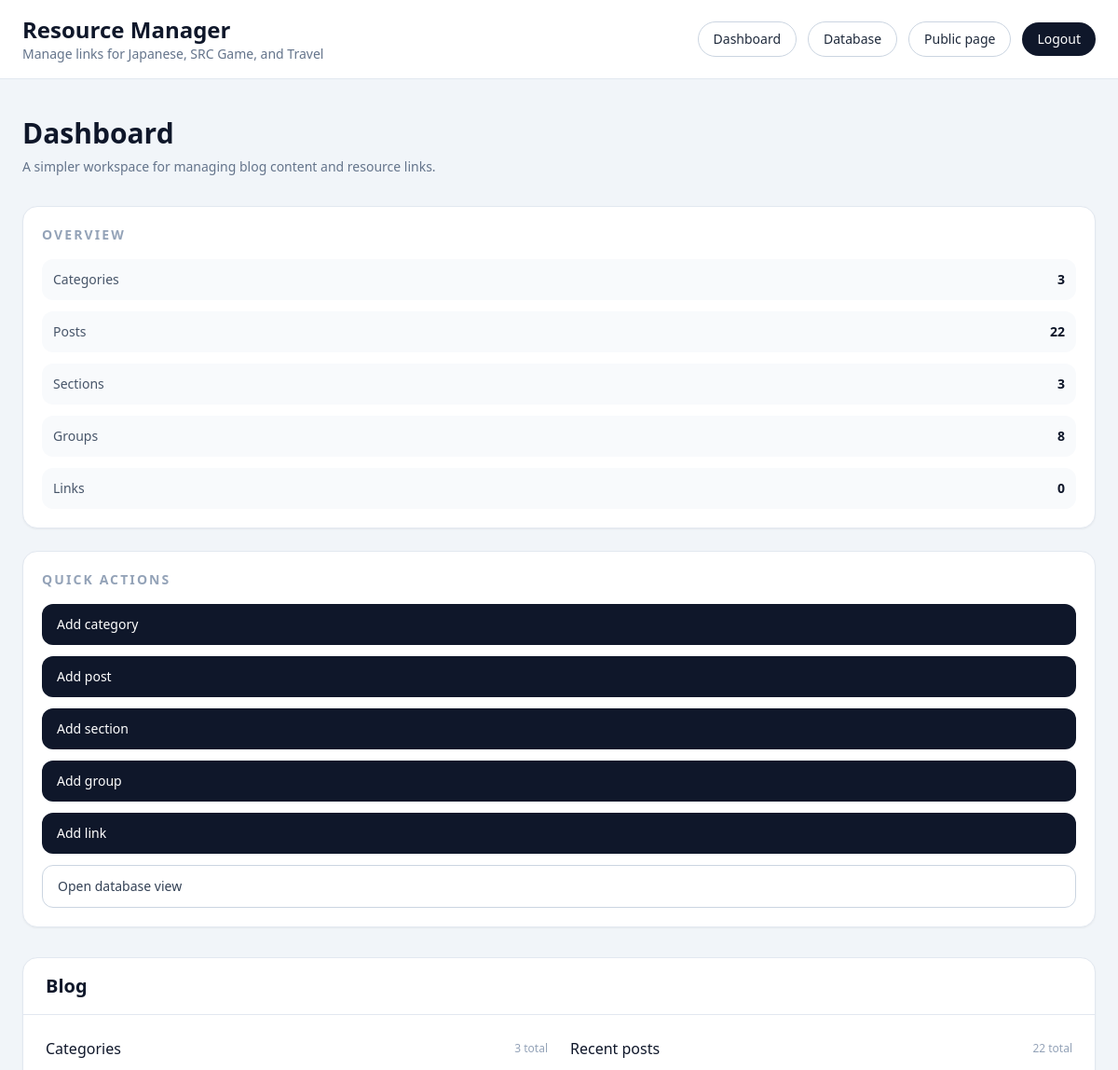
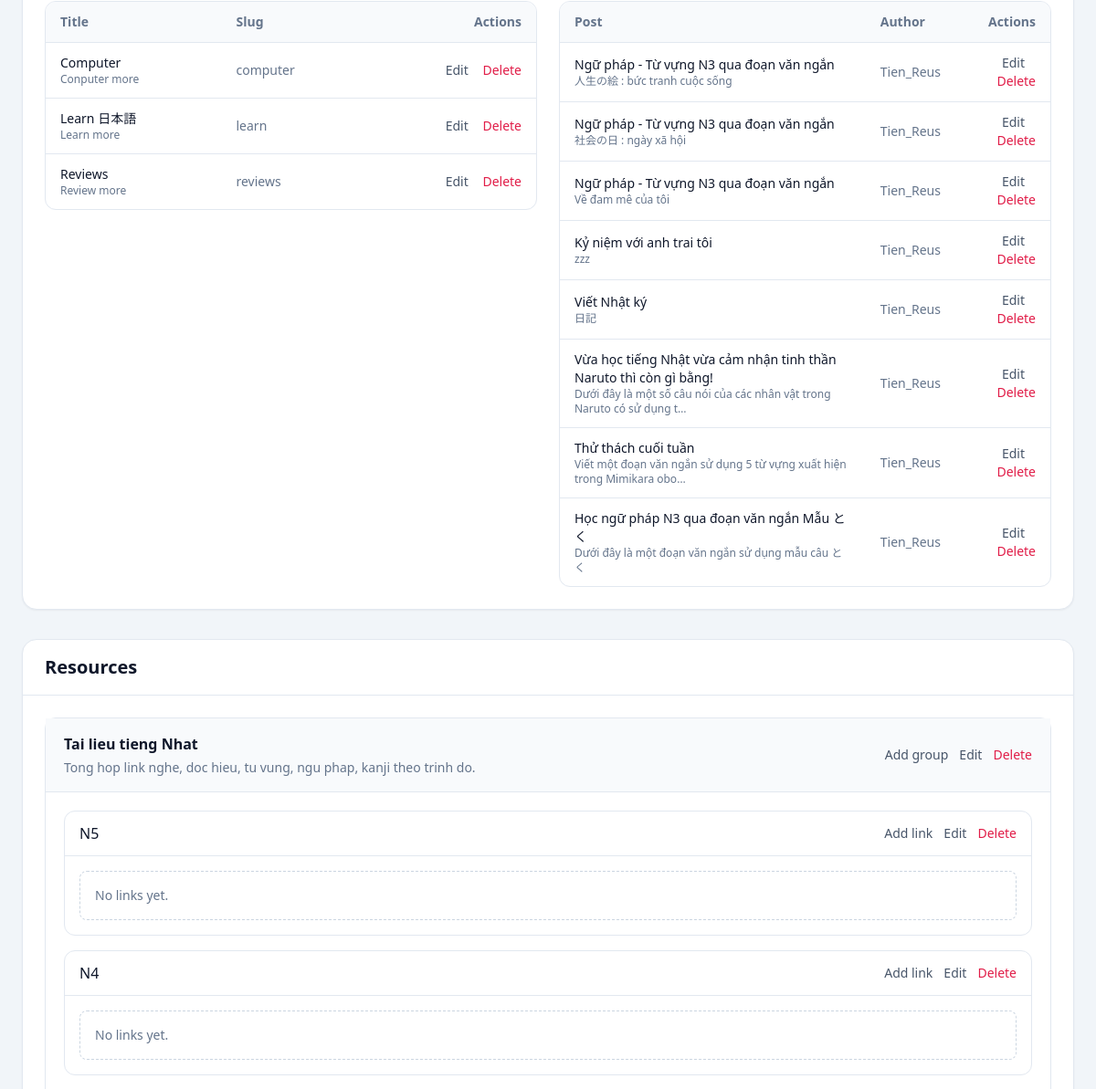
The page /sql/ (signed in, upper part) on the database as committed earlier (2 pictures, top to bottom).
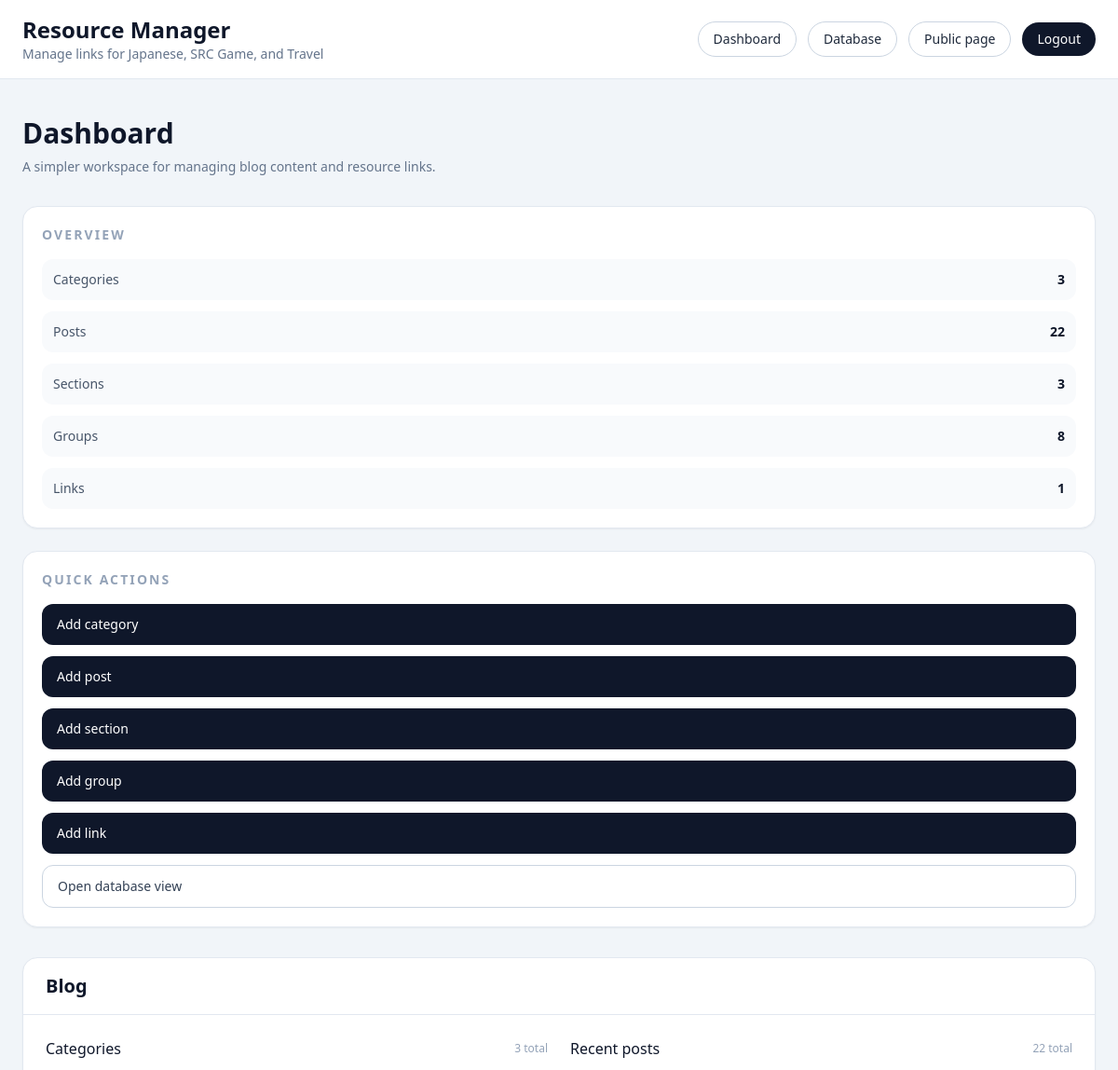
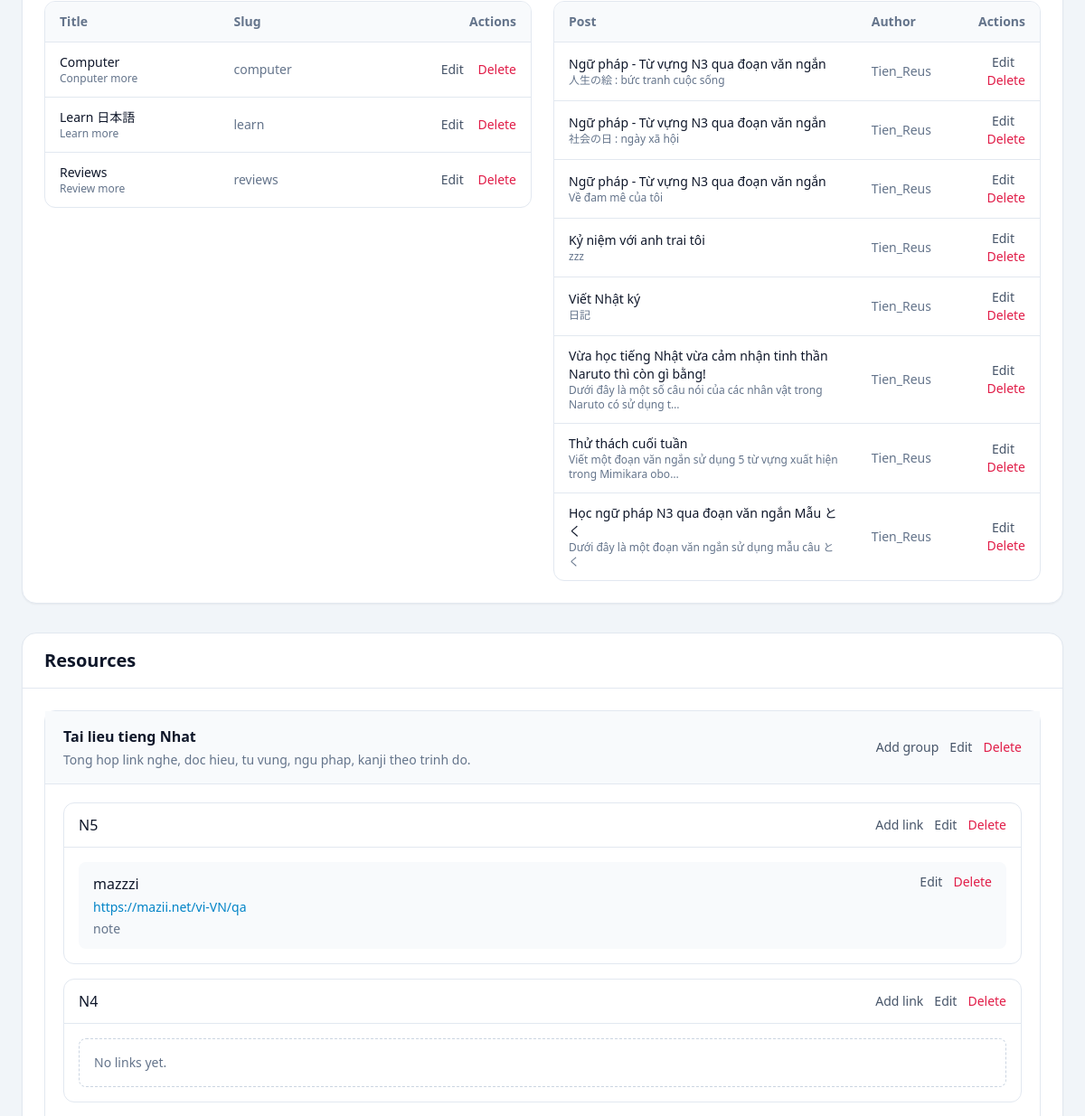
The same page on the database as committed later (2 pictures, top to bottom).
### posts/models.py (models this page shows, shortened)
class Category(models.Model):
    title = models.CharField(max_length=20)
    subtitle = models.CharField(max_length=20)
    slug = models.SlugField()
    thumbnail = models.ImageField()

class Post(models.Model):
    title = models.CharField(max_length=100)
    slug = models.SlugField()
    overview = models.TextField()
    timestamp = models.DateTimeField(auto_now_add=True)
    content = models.TextField()
    author = models.ForeignKey(Author, on_delete=models.CASCADE)
    thumbnail = models.ImageField()
    categories = models.ManyToManyField(Category)
    featured = models.BooleanField()

class Author(models.Model):
    user = models.OneToOneField(User, on_delete=models.CASCADE)
    profile_picture = models.ImageField()
    def __str__(self):
        return self.user.username

class ResourceSection(models.Model):
    title = models.CharField(max_length=100)
    slug = models.SlugField(unique=True)
    description = models.TextField(blank=True)
    display_order = models.PositiveIntegerField(default=0)
    class Meta:
        ordering = ["display_order", "title"]

class ResourceGroup(models.Model):
    section = models.ForeignKey(
        ResourceSection,
        on_delete=models.CASCADE,
        related_name="groups",
    )
    title = models.CharField(max_length=100)
    description = models.TextField(blank=True)
    display_order = models.PositiveIntegerField(default=0)
    class Meta:
        ordering = ["display_order", "title"]
        unique_together = ("section", "title")

class ResourceLink(models.Model):
    group = models.ForeignKey(
        ResourceGroup,
        on_delete=models.CASCADE,
        related_name="links",
    )
    title = models.CharField(max_length=150)
    url = models.URLField(blank=True)
    document = models.FileField(upload_to="resources/files/", blank=True)
    note = models.CharField(max_length=255, blank=True)
    display_order = models.PositiveIntegerField(default=0)
    class Meta:
        ordering = ["display_order", "title"]
        unique_together = ("group", "title")

### posts/views.py (the view)
# urls.py: path('sql/', resource_admin_dashboard, name='resource_admin_dashboard'),
@staff_required
def resource_admin_dashboard(request):
    sections = ResourceSection.objects.prefetch_related("groups__links")
    categories = Category.objects.order_by("title")
    posts = Post.objects.select_related("author").prefetch_related("categories").order_by("-timestamp")[:8]
    context = {
        "sections": sections,
        "categories": categories,
        "posts": posts,
        "section_count": ResourceSection.objects.count(),
        "group_count": ResourceGroup.objects.count(),
        "link_count": ResourceLink.objects.count(),
        "category_count": Category.objects.count(),
        "post_count": Post.objects.count(),
    }
    return render(request, "resource_admin/dashboard.html", context)

### posts/views.py (called while the page is built)
def staff_required(view_func):
    @wraps(view_func)
    @login_required(login_url="resource_admin_login")
    @user_passes_test(
        lambda user: user.is_staff or user.is_superuser,
        login_url="resource_admin_login",
    )
    def _wrapped_view(request, *args, **kwargs):
        return view_func(request, *args, **kwargs)
    return _wrapped_view

### templates/resource_admin/dashboard.html (shortened to what the changed rows need)
{% extends 'resource_admin/base.html' %}
{% block content %}
<section class="mb-8">
  <h1 class="text-3xl font-semibold text-slate-900">Dashboard</h1>
</section>
<section class="grid gap-8 xl:grid-cols-[260px_1fr]">
  <aside class="space-y-6">
    <div class="rounded-2xl border border-slate-200 bg-white p-5 shadow-sm">
      <h2 class="text-sm font-semibold uppercase tracking-[0.15em] text-slate-400">Overview</h2>
      <div class="mt-4 space-y-3 text-sm">
        <div class="flex items-center justify-between rounded-xl bg-slate-50 px-3 py-3">
          <span class="text-slate-600">Links</span>
          <span class="font-semibold text-slate-900">{{ link_count }}</span>
        </div>
      </div>
    </div>
    <div class="rounded-2xl border border-slate-200 bg-white p-5 shadow-sm">
      <h2 class="text-sm font-semibold uppercase tracking-[0.15em] text-slate-400">Quick Actions</h2>
    </div>
  </aside>
  <div class="space-y-8">
    <section class="rounded-2xl border border-slate-200 bg-white shadow-sm">
      <div class="border-b border-slate-200 px-6 py-4">
        <h2 class="text-xl font-semibold text-slate-900">Blog</h2>
      </div>
      <div class="grid gap-6 p-6 lg:grid-cols-2">
        <div>
          <div class="overflow-hidden rounded-xl border border-slate-200">
            <table class="min-w-full text-left text-sm">
              <thead class="bg-slate-50 text-slate-500">
                <tr>
                  <th class="px-4 py-3">Title</th>
                  <th class="px-4 py-3">Slug</th>
                  <th class="px-4 py-3 text-right">Actions</th>
                </tr>
              </thead>
              <tbody>
                {% for category in categories %}
                <tr class="border-t border-slate-200">
                  <td class="px-4 py-3">
                    <div class="font-medium text-slate-900">{{ category.title }}</div>
                    <div class="text-xs text-slate-500">{{ category.subtitle }}</div>
                  </td>
                  <td class="px-4 py-3 text-slate-500">{{ category.slug }}</td>
                  <td class="px-4 py-3 text-right">
                    <a href="{% url 'category_update' category.id %}" class="mr-3 text-slate-600 hover:text-slate-900">Edit</a>
                    <a href="{% url 'category_delete' category.id %}" class="text-rose-600 hover:text-rose-700">Delete</a>
                  </td>
                </tr>
                {% empty %}
                <tr>
                  <td colspan="3" class="px-4 py-6 text-slate-500">No categories yet.</td>
                </tr>
                {% endfor %}
              </tbody>
            </table>
          </div>
        </div>
        <div>
          <div class="overflow-hidden rounded-xl border border-slate-200">
            <table class="min-w-full text-left text-sm">
              <thead class="bg-slate-50 text-slate-500">
                <tr>
                  <th class="px-4 py-3">Post</th>
                  <th class="px-4 py-3">Author</th>
                  <th class="px-4 py-3 text-right">Actions</th>
                </tr>
              </thead>
              <tbody>
                {% for post in posts %}
                <tr class="border-t border-slate-200">
                  <td class="px-4 py-3">
                    <div class="font-medium text-slate-900">{{ post.title }}</div>
                    <div class="text-xs text-slate-500">{{ post.overview|truncatechars:70 }}</div>
                  </td>
                  <td class="px-4 py-3 text-slate-500">{{ post.author }}</td>
                  <td class="px-4 py-3 text-right">
                    <a href="{% url 'post_update' post.id %}" class="mr-3 text-slate-600 hover:text-slate-900">Edit</a>
                    <a href="{% url 'post_delete' post.id %}" class="text-rose-600 hover:text-rose-700">Delete</a>
                  </td>
                </tr>
                {% empty %}
                <tr>
                  <td colspan="3" class="px-4 py-6 text-slate-500">No posts yet.</td>
                </tr>
                {% endfor %}
              </tbody>
            </table>
          </div>
        </div>
      </div>
    </section>
    <section class="rounded-2xl border border-slate-200 bg-white shadow-sm">
      <div class="border-b border-slate-200 px-6 py-4">
        <h2 class="text-xl font-semibold text-slate-900">Resources</h2>
      </div>
      <div class="space-y-6 p-6">
        {% for section in sections %}
        <div class="rounded-xl border border-slate-200">
          <div class="flex flex-col gap-3 border-b border-slate-200 bg-slate-50 px-5 py-4 md:flex-row md:items-center md:justify-between">
            <div>
              <h3 class="font-semibold text-slate-900">{{ section.title }}</h3>
              {% if section.description %}
              <p class="mt-1 text-sm text-slate-500">{{ section.description }}</p>
              {% endif %}
            </div>
            <div class="flex gap-3 text-sm">
              <a href="{% url 'resource_group_create' %}?section={{ section.id }}" class="text-slate-600 hover:text-slate-900">Add group</a>
              <a href="{% url 'resource_section_update' section.id %}" class="text-slate-600 hover:text-slate-900">Edit</a>
              <a href="{% url 'resource_section_delete' section.id %}" class="text-rose-600 hover:text-rose-700">Delete</a>
            </div>
          </div>
          <div class="space-y-4 p-5">
            {% for group in section.groups.all %}
            <div class="rounded-xl border border-slate-200 bg-white">
              <div class="flex flex-col gap-3 border-b border-slate-200 px-4 py-3 md:flex-row md:items-center md:justify-between">
                <div>
                  <div class="font-medium text-slate-900">{{ group.title }}</div>
                </div>
                <div class="flex gap-3 text-sm">
                  <a href="{% url 'resource_link_create' %}?group={{ group.id }}" class="text-slate-600 hover:text-slate-900">Add link</a>
                  <a href="{% url 'resource_group_update' group.id %}" class="text-slate-600 hover:text-slate-900">Edit</a>
                  <a href="{% url 'resource_group_delete' group.id %}" class="text-rose-600 hover:text-rose-700">Delete</a>
                </div>
              </div>
              <div class="space-y-2 p-4">
                {% for link in group.links.all %}
                <div class="flex flex-col gap-2 rounded-lg bg-slate-50 px-4 py-3 md:flex-row md:items-start md:justify-between">
                  <div class="min-w-0 flex-1">
                    <div class="font-medium text-slate-900">{{ link.title }}</div>
                    {% if link.url %}
                    <a href="{{ link.url }}" target="_blank" rel="noopener noreferrer" class="mt-1 block break-all text-sm text-sky-600 hover:underline">{{ link.url }}</a>
                    {% endif %}
                    {% if link.note %}
                    <div class="mt-1 text-sm text-slate-500">{{ link.note }}</div>
                    {% endif %}
                  </div>
                  <div class="flex gap-3 text-sm whitespace-nowrap">
                    <a href="{% url 'resource_link_update' link.id %}" class="text-slate-600 hover:text-slate-900">Edit</a>
                    <a href="{% url 'resource_link_delete' link.id %}" class="text-rose-600 hover:text-rose-700">Delete</a>
                  </div>
                </div>
                {% empty %}
                <div class="rounded-lg border border-dashed border-slate-300 px-4 py-4 text-sm text-slate-500">No links yet.</div>
                {% endfor %}
              </div>
            </div>
            {% empty %}
            <div class="rounded-lg border border-dashed border-slate-300 px-4 py-4 text-sm text-slate-500">No groups yet.</div>
            {% endfor %}
          </div>
        </div>
        {% empty %}
        <div class="rounded-lg border border-dashed border-slate-300 px-4 py-6 text-sm text-slate-500">No sections yet.</div>
        {% endfor %}
      </div>
    </section>
  </div>
</section>
{% endblock content %}

Rows that differ between the two databases and show on the page:
shown differently, row unchanged: ResourceGroup (number 1 of 2 on the later page): no longer shows "No links yet."
added ResourceLink: title "mazzzi", url "https://mazii.net/vi-VN/qa", note "note", shown under ResourceGroup (number 1 of 2 on the later page)
Other text that changed with them:
{{ link_count }}: "0" → "1"
